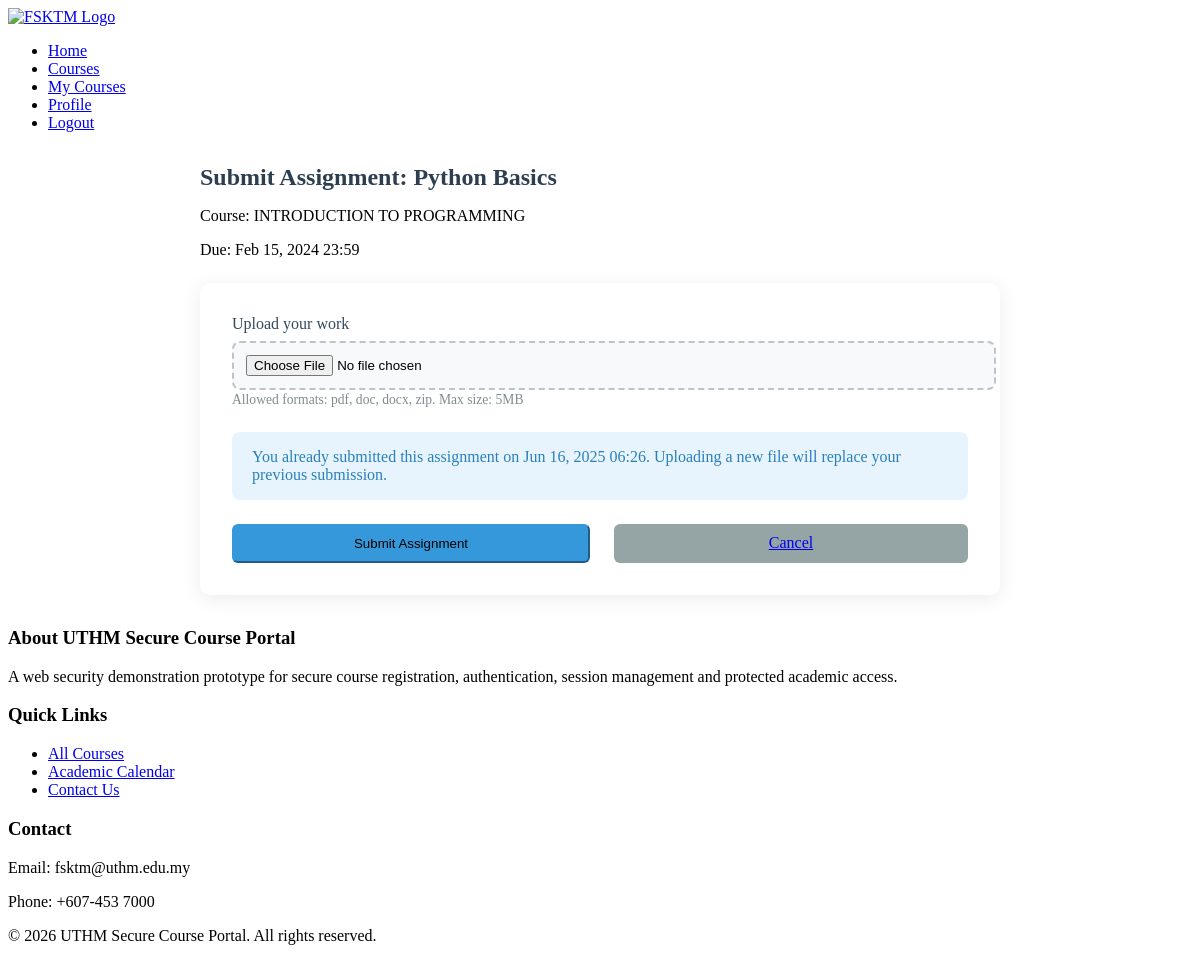
Screenshot of /fsktm-course-system/pages/assignment-submit.php?id=1 (signed in) with the database file from the repository.
### tables this page shows
CREATE TABLE `assignments` (
  `assignment_id` int(11) NOT NULL,
  `course_id` int(11) NOT NULL,
  `title` varchar(200) NOT NULL,
  `description` text DEFAULT NULL,
  `due_date` datetime NOT NULL,
  `max_marks` int(11) DEFAULT 100,
  `created_at` timestamp NOT NULL DEFAULT current_timestamp(),
  `updated_at` timestamp NOT NULL DEFAULT current_timestamp() ON UPDATE current_timestamp()
);

CREATE TABLE `courses` (
  `course_id` int(11) NOT NULL,
  `course_code` varchar(10) NOT NULL,
  `course_name` varchar(100) NOT NULL,
  `description` text DEFAULT NULL,
  `credits` int(11) NOT NULL DEFAULT 3,
  `semester` enum('1','2','3') NOT NULL,
  `academic_year` varchar(9) NOT NULL,
  `max_students` int(11) DEFAULT 40,
  `current_enrolled` int(11) DEFAULT 0,
  `instructor_id` int(11) DEFAULT NULL,
  `schedule_day` varchar(20) DEFAULT NULL,
  `schedule_time` varchar(50) DEFAULT NULL,
  `classroom` varchar(20) DEFAULT NULL,
  `course_image` varchar(255) DEFAULT 'default-course.jpg',
  `prerequisites` text DEFAULT NULL,
  `category_id` int(11) DEFAULT NULL,
  `is_active` tinyint(1) DEFAULT 1,
  `created_at` timestamp NOT NULL DEFAULT current_timestamp(),
  `updated_at` timestamp NOT NULL DEFAULT current_timestamp() ON UPDATE current_timestamp()
);

CREATE TABLE `submissions` (
  `submission_id` int(11) NOT NULL,
  `assignment_id` int(11) NOT NULL,
  `user_id` int(11) NOT NULL,
  `submission_date` timestamp NOT NULL DEFAULT current_timestamp(),
  `file_path` varchar(255) NOT NULL,
  `marks` decimal(5,2) DEFAULT NULL,
  `feedback` text DEFAULT NULL,
  `status` enum('submitted','late','graded') DEFAULT 'submitted'
);

### fsktm-course-system/pages/assignment-submit.php (the view, shortened to what this page needs)
<?php
require_once '../includes/header.php';
$assignment_id = (int)$_GET['id'];
$db = new Database();
$conn = $db->getConnection();
$stmt = $conn->prepare("
    SELECT a.*, c.course_name
    FROM assignments a
    JOIN courses c ON a.course_id = c.course_id
    WHERE a.assignment_id = ?
");
$stmt->bind_param("i", $assignment_id);
$stmt->execute();
$assignment = $stmt->get_result()->fetch_assoc();
$stmt = $conn->prepare("
    SELECT * FROM submissions
    WHERE assignment_id = ? AND user_id = ?
");
$stmt->bind_param("ii", $assignment_id, $_SESSION['user_id']);
$stmt->execute();
$existing_submission = $stmt->get_result()->fetch_assoc();
?>
<div class="submit-container">
    <h2>Submit Assignment: <?= $assignment['title'] ?></h2>
    <p>Course: <?= $assignment['course_name'] ?></p>
    <p>Due: <?= date('M j, Y H:i', strtotime($assignment['due_date'])) ?></p>
    <div class="card">
        <div class="card-body">
            <form method="POST" enctype="multipart/form-data">
                <div class="form-group">
                    <label for="submission_file">Upload your work</label>
                    <input type="file" class="form-control-file" id="submission_file" name="submission_file" required>
                    <small class="form-text text-muted">
                        Allowed formats: <?= implode(', ', ALLOWED_TYPES) ?>. Max size: <?= (MAX_FILE_SIZE / 1024 / 1024) ?>MB
                    </small>
                </div>
                <?php if ($existing_submission): ?>
                    <div class="alert alert-info">
                        You already submitted this assignment on <?= date('M j, Y H:i', strtotime($existing_submission['submission_date'])) ?>.
                        Uploading a new file will replace your previous submission.
                    </div>
                <?php endif; ?>
                <div class="form-actions">
                    <button type="submit" class="btn btn-primary">Submit Assignment</button>
                    <a href="course-details.php?id=<?= $assignment['course_id'] ?>" class="btn btn-secondary">Cancel</a>
                </div>
            </form>
        </div>
    </div>
</div>
<?php require_once '../includes/footer.php'; ?>

### fsktm-course-system/pages/assignment-submit.php (style rules this page uses)
.submit-container { max-width: 800px; margin: 2rem auto; padding: 0 15px; }
h2 { color: #2c3e50; margin-bottom: 1rem; font-weight: 600; }
.card { border: none; border-radius: 10px; box-shadow: 0 4px 20px rgba(0, 0, 0, 0.08); margin-top: 1.5rem; overflow: hidden; }
.card-body { padding: 2rem; }
.form-group { margin-bottom: 1.5rem; }
label { display: block; margin-bottom: 0.5rem; font-weight: 500; color: #34495e; }
.form-control-file { display: block; width: 100%; padding: 0.75rem; border: 2px dashed #bdc3c7; border-radius: 8px; background-color: #f8f9fa; transition: all 0.3s ease; }
.form-text { font-size: 0.85rem; color: #7f8c8d; margin-top: 0.5rem; }
.btn { padding: 0.6rem 1.5rem; border-radius: 6px; font-weight: 500; transition: all 0.2s ease; }
.btn-primary { background-color: #3498db; border-color: #3498db; }
.btn-secondary { background-color: #95a5a6; border-color: #95a5a6; margin-left: 0.75rem; }
.alert { border-radius: 8px; padding: 1rem 1.25rem; margin-bottom: 1.5rem; }
.alert-info { background-color: #e8f4fd; border-color: #d4e6f7; color: #2980b9; }
.form-actions { display: flex; gap: 12px; margin-top: 20px; }
.form-actions .btn { flex: 1; text-align: center; padding: 10px 0; }
.form-actions .btn { min-width: 120px; flex: 0 0 auto; }
.form-actions .btn { flex: 1; }

### rows the page displays
assignments: title "Python Basics", course.course_name "INTRODUCTION TO PROGRAMMING", due_date "Feb 15, 2024 23:59"
submissions: submission_date "Jun 16, 2025 06:26"

### other values shown
implode(', ', ALLOWED_TYPES) "pdf, doc, docx, zip"
MAX_FILE_SIZE / 1024 / 1024 "5"
